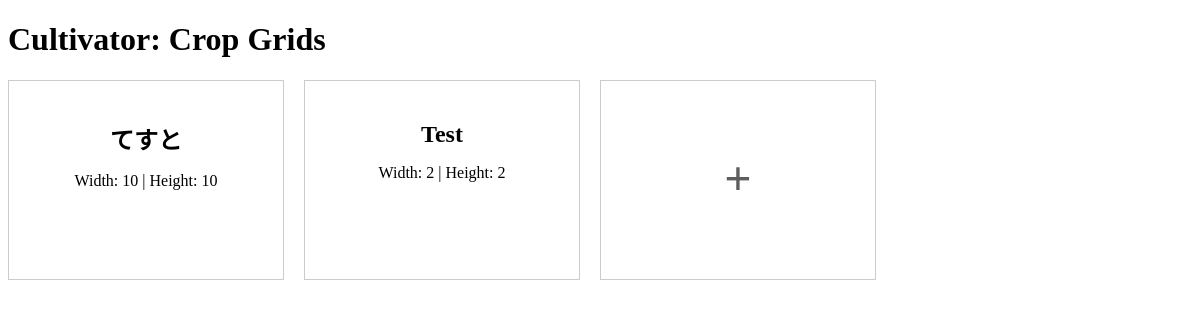
Before: / with the older database file.
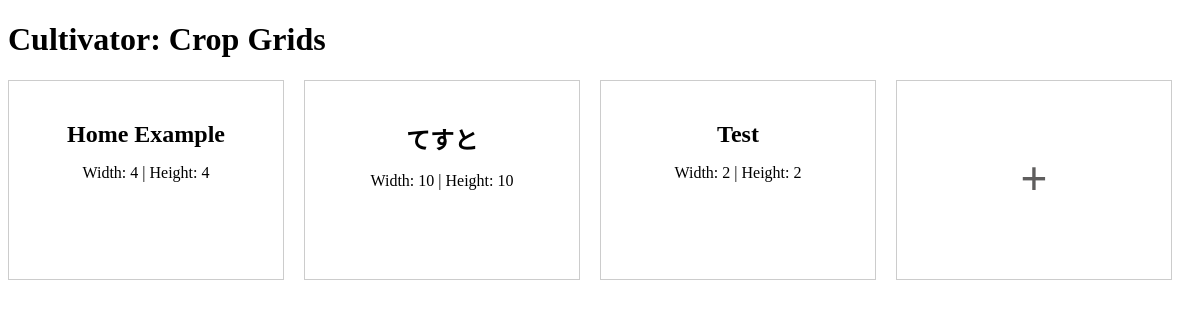
After: the same page with the newer database file.
### tables this page shows
CREATE TABLE crop_grids (
                        id INTEGER PRIMARY KEY AUTOINCREMENT,
                        name TEXT,
                        width INTEGER NOT NULL,
                        height INTEGER NOT NULL
                     );

### main.py (the view)
@app.route('/')
def index():
    db = get_db()
    c = db.cursor()
    c.execute('''SELECT * FROM crop_grids ORDER BY id DESC''')
    grids = c.fetchall()
    return render_template('index.html', grids=grids)

### main.py (called while the page is built)
def get_db():
    db = getattr(g, '_database', None)
    if db is None:
        db = g._database = sqlite3.connect(app.config['DATABASE'])
    return db

@app.teardown_appcontext
def close_connection(exception):
    db = getattr(g, '_database', None)
    if db is not None:
        db.close()

### templates/index.html (shortened to what this page needs)
<!DOCTYPE html>
<html>
<head>
</head>
<body>
    <h1>Cultivator: Crop Grids</h1>
    <div class="grid-container">
        {% for grid in grids %}
            <div class="grid-item" id="grid{{ grid[0] }}">
                <h2>{{ grid[1] }}</h2>
                <p>Width: {{ grid[3] }} | Height: {{ grid[2] }}</p>
            </div>
        {% endfor %}
        <div class="grid-item">
            <div class="add-button-container" id="addButton">
                <div class="add-button">+</div>
            </div>
        </div>
    </div>
</body>
</html>

Changed rows visible on the page:
added crop_grids: name "Home Example", height "4", width "4"
